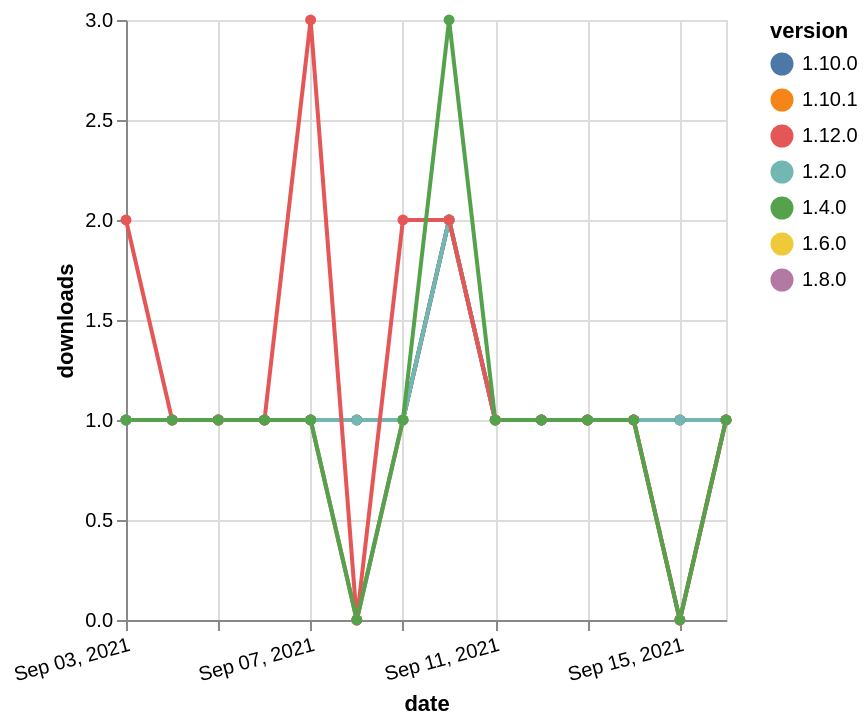

This figure's Vega-Lite source:
### Vega-Lite specification from a JSON file in a GitHub repository (floating-point values rounded to 4 significant figures)
{"$schema": "https://vega.github.io/schema/vega-lite/v5.json", "description": "A simple bar chart with embedded data.", "data": {"values": [{"date": "2021-09-03", "total": 202, "delta": 1, "version": "1.6.0"}, {"date": "2021-09-04", "total": 203, "delta": 1, "version": "1.6.0"}, {"date": "2021-09-05", "total": 204, "delta": 1, "version": "1.6.0"}, {"date": "2021-09-06", "total": 205, "delta": 1, "version": "1.6.0"}, {"date": "2021-09-07", "total": 206, "delta": 1, "version": "1.6.0"}, {"date": "2021-09-08", "total": 206, "delta": 0, "version": "1.6.0"}, {"date": "2021-09-09", "total": 207, "delta": 1, "version": "1.6.0"}, {"date": "2021-09-10", "total": 209, "delta": 2, "version": "1.6.0"}, {"date": "2021-09-11", "total": 210, "delta": 1, "version": "1.6.0"}, {"date": "2021-09-12", "total": 211, "delta": 1, "version": "1.6.0"}, {"date": "2021-09-13", "total": 212, "delta": 1, "version": "1.6.0"}, {"date": "2021-09-14", "total": 213, "delta": 1, "version": "1.6.0"}, {"date": "2021-09-15", "total": 213, "delta": 0, "version": "1.6.0"}, {"date": "2021-09-16", "total": 214, "delta": 1, "version": "1.6.0"}, {"date": "2021-09-03", "total": 136, "delta": 1, "version": "1.10.1"}, {"date": "2021-09-04", "total": 137, "delta": 1, "version": "1.10.1"}, {"date": "2021-09-05", "total": 138, "delta": 1, "version": "1.10.1"}, {"date": "2021-09-06", "total": 139, "delta": 1, "version": "1.10.1"}, {"date": "2021-09-07", "total": 140, "delta": 1, "version": "1.10.1"}, {"date": "2021-09-08", "total": 141, "delta": 1, "version": "1.10.1"}, {"date": "2021-09-09", "total": 142, "delta": 1, "version": "1.10.1"}, {"date": "2021-09-10", "total": 144, "delta": 2, "version": "1.10.1"}, {"date": "2021-09-11", "total": 145, "delta": 1, "version": "1.10.1"}, {"date": "2021-09-12", "total": 146, "delta": 1, "version": "1.10.1"}, {"date": "2021-09-13", "total": 147, "delta": 1, "version": "1.10.1"}, {"date": "2021-09-14", "total": 148, "delta": 1, "version": "1.10.1"}, {"date": "2021-09-15", "total": 149, "delta": 1, "version": "1.10.1"}, {"date": "2021-09-16", "total": 150, "delta": 1, "version": "1.10.1"}, {"date": "2021-09-03", "total": 169, "delta": 1, "version": "1.8.0"}, {"date": "2021-09-04", "total": 170, "delta": 1, "version": "1.8.0"}, {"date": "2021-09-05", "total": 171, "delta": 1, "version": "1.8.0"}, {"date": "2021-09-06", "total": 172, "delta": 1, "version": "1.8.0"}, {"date": "2021-09-07", "total": 173, "delta": 1, "version": "1.8.0"}, {"date": "2021-09-08", "total": 173, "delta": 0, "version": "1.8.0"}, {"date": "2021-09-09", "total": 174, "delta": 1, "version": "1.8.0"}, {"date": "2021-09-10", "total": 176, "delta": 2, "version": "1.8.0"}, {"date": "2021-09-11", "total": 177, "delta": 1, "version": "1.8.0"}, {"date": "2021-09-12", "total": 178, "delta": 1, "version": "1.8.0"}, {"date": "2021-09-13", "total": 179, "delta": 1, "version": "1.8.0"}, {"date": "2021-09-14", "total": 180, "delta": 1, "version": "1.8.0"}, {"date": "2021-09-15", "total": 180, "delta": 0, "version": "1.8.0"}, {"date": "2021-09-16", "total": 181, "delta": 1, "version": "1.8.0"}, {"date": "2021-09-03", "total": 158, "delta": 1, "version": "1.10.0"}, {"date": "2021-09-04", "total": 159, "delta": 1, "version": "1.10.0"}, {"date": "2021-09-05", "total": 160, "delta": 1, "version": "1.10.0"}, {"date": "2021-09-06", "total": 161, "delta": 1, "version": "1.10.0"}, {"date": "2021-09-07", "total": 162, "delta": 1, "version": "1.10.0"}, {"date": "2021-09-08", "total": 163, "delta": 1, "version": "1.10.0"}, {"date": "2021-09-09", "total": 164, "delta": 1, "version": "1.10.0"}, {"date": "2021-09-10", "total": 166, "delta": 2, "version": "1.10.0"}, {"date": "2021-09-11", "total": 167, "delta": 1, "version": "1.10.0"}, {"date": "2021-09-12", "total": 168, "delta": 1, "version": "1.10.0"}, {"date": "2021-09-13", "total": 169, "delta": 1, "version": "1.10.0"}, {"date": "2021-09-14", "total": 170, "delta": 1, "version": "1.10.0"}, {"date": "2021-09-15", "total": 171, "delta": 1, "version": "1.10.0"}, {"date": "2021-09-16", "total": 172, "delta": 1, "version": "1.10.0"}, {"date": "2021-09-03", "total": 253, "delta": 1, "version": "1.2.0"}, {"date": "2021-09-04", "total": 254, "delta": 1, "version": "1.2.0"}, {"date": "2021-09-05", "total": 255, "delta": 1, "version": "1.2.0"}, {"date": "2021-09-06", "total": 256, "delta": 1, "version": "1.2.0"}, {"date": "2021-09-07", "total": 257, "delta": 1, "version": "1.2.0"}, {"date": "2021-09-08", "total": 258, "delta": 1, "version": "1.2.0"}, {"date": "2021-09-09", "total": 259, "delta": 1, "version": "1.2.0"}, {"date": "2021-09-10", "total": 261, "delta": 2, "version": "1.2.0"}, {"date": "2021-09-11", "total": 262, "delta": 1, "version": "1.2.0"}, {"date": "2021-09-12", "total": 263, "delta": 1, "version": "1.2.0"}, {"date": "2021-09-13", "total": 264, "delta": 1, "version": "1.2.0"}, {"date": "2021-09-14", "total": 265, "delta": 1, "version": "1.2.0"}, {"date": "2021-09-15", "total": 266, "delta": 1, "version": "1.2.0"}, {"date": "2021-09-16", "total": 267, "delta": 1, "version": "1.2.0"}, {"date": "2021-09-03", "total": 130, "delta": 2, "version": "1.12.0"}, {"date": "2021-09-04", "total": 131, "delta": 1, "version": "1.12.0"}, {"date": "2021-09-05", "total": 132, "delta": 1, "version": "1.12.0"}, {"date": "2021-09-06", "total": 133, "delta": 1, "version": "1.12.0"}, {"date": "2021-09-07", "total": 136, "delta": 3, "version": "1.12.0"}, {"date": "2021-09-08", "total": 136, "delta": 0, "version": "1.12.0"}, {"date": "2021-09-09", "total": 138, "delta": 2, "version": "1.12.0"}, {"date": "2021-09-10", "total": 140, "delta": 2, "version": "1.12.0"}, {"date": "2021-09-11", "total": 141, "delta": 1, "version": "1.12.0"}, {"date": "2021-09-12", "total": 142, "delta": 1, "version": "1.12.0"}, {"date": "2021-09-13", "total": 143, "delta": 1, "version": "1.12.0"}, {"date": "2021-09-14", "total": 144, "delta": 1, "version": "1.12.0"}, {"date": "2021-09-15", "total": 144, "delta": 0, "version": "1.12.0"}, {"date": "2021-09-16", "total": 145, "delta": 1, "version": "1.12.0"}, {"date": "2021-09-03", "total": 389, "delta": 1, "version": "1.4.0"}, {"date": "2021-09-04", "total": 390, "delta": 1, "version": "1.4.0"}, {"date": "2021-09-05", "total": 391, "delta": 1, "version": "1.4.0"}, {"date": "2021-09-06", "total": 392, "delta": 1, "version": "1.4.0"}, {"date": "2021-09-07", "total": 393, "delta": 1, "version": "1.4.0"}, {"date": "2021-09-08", "total": 393, "delta": 0, "version": "1.4.0"}, {"date": "2021-09-09", "total": 394, "delta": 1, "version": "1.4.0"}, {"date": "2021-09-10", "total": 397, "delta": 3, "version": "1.4.0"}, {"date": "2021-09-11", "total": 398, "delta": 1, "version": "1.4.0"}, {"date": "2021-09-12", "total": 399, "delta": 1, "version": "1.4.0"}, {"date": "2021-09-13", "total": 400, "delta": 1, "version": "1.4.0"}, {"date": "2021-09-14", "total": 401, "delta": 1, "version": "1.4.0"}, {"date": "2021-09-15", "total": 401, "delta": 0, "version": "1.4.0"}, {"date": "2021-09-16", "total": 402, "delta": 1, "version": "1.4.0"}]}, "width": "container", "mark": {"type": "line", "point": {"filled": true}}, "encoding": {"x": {"field": "date", "type": "temporal", "timeUnit": "yearmonthdate", "title": "date", "axis": {"labelAngle": -15}}, "y": {"field": "delta", "type": "quantitative", "title": "downloads"}, "color": {"field": "version", "type": "nominal"}, "tooltip": {"field": "delta"}}}
